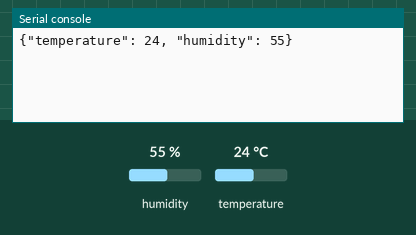
This program was run on a simulated Raspberry Pi Pico running MicroPython. Shown: the last lines printed to the serial console. The test bench sets the inputs (shaded band); at power-on: humidity 55 %, temperature 24 °C.

Above: at 1.2 s.
1.3 s: humidity set to 22 %
At 3.0 s:
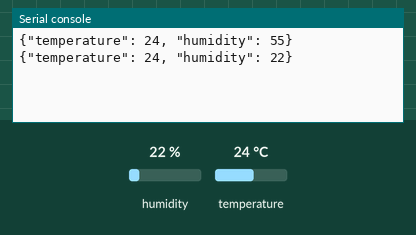
4.0 s: temperature set to 12 °C
At 5.4 s:
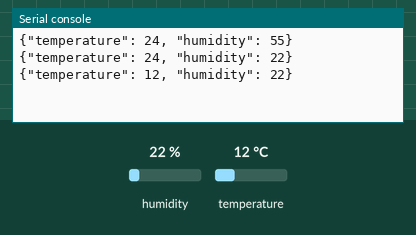
6.7 s: humidity set to 40 %
At 8.9 s:
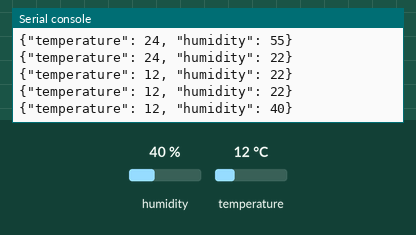
Timing chart, 0 to 10.4 s (numbered marks = the images above; inputs shaded):
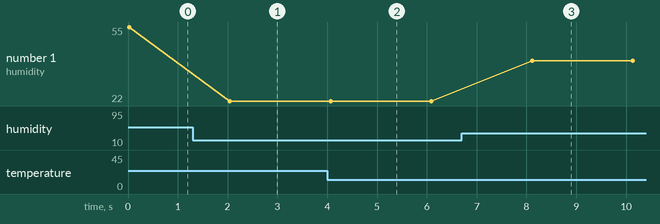

The program:

main.py
```python
import machine
import dht
import time
import json

sensor = dht.DHT11(machine.Pin(15))

while True:
    try:
        sensor.measure()
        temp = sensor.temperature()
        hum = sensor.humidity()

        # Build a JSON object
        reading = {
            "temperature": temp,
            "humidity": hum
        }

        # Send it as a line over serial
        print(json.dumps(reading))

    except Exception as e:
        print(json.dumps({"error": str(e)}))

    time.sleep(2)  # delay between readings
```

Measured:
- after the input at 1.3 s, the serial console: prints a new line after 0.75 s (image 1)
- after the input at 4.0 s, the serial console: prints a new line after 0.07 s (image 2)
- after the input at 6.7 s, the serial console: prints a new line after 1.4 s (image 3)
- plotted number 1: 55 → 22 after the input at 1.3 s, 22 → 40 after the input at 6.7 s
